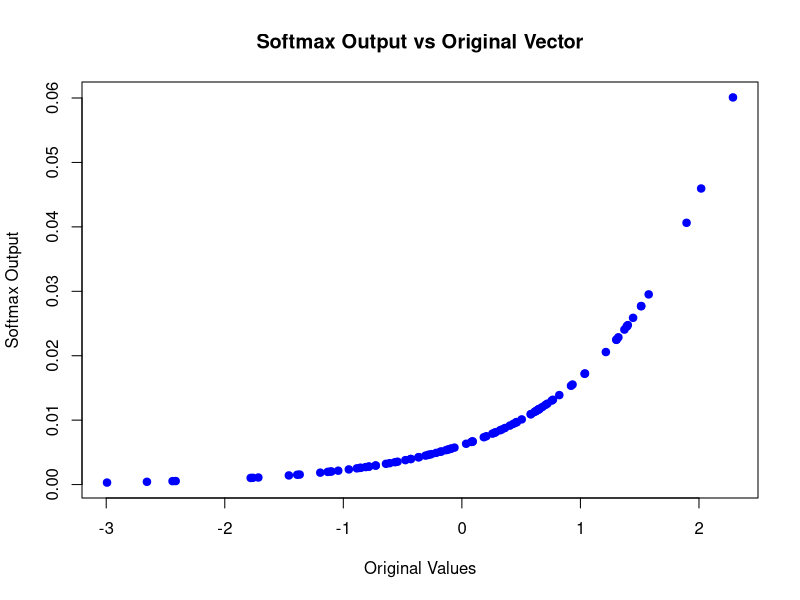

Generate this figure with R:
# Generate a random vector with 100 normally distributed random
# values (with zero average and standard deviation of one). Imple-
# ment the softmax function. Plot the result with the original vector
# on the x axis and the softmax output on the y axis.

set.seed(42)

# Solution

# Generating the vector 
x <- rnorm(100, mean = 0, sd = 1)

# Implementing softmax function
softmax <- function(z) {
  exp_z <- exp(z - max(z)) # For numerical stability
  exp_z / sum(exp_z)
}

y <- softmax(x)

# Drawing the results (not required)
plot(x, y, 
     main = "Softmax Output vs Original Vector", 
     xlab = "Original Values", 
     ylab = "Softmax Output", 
     pch = 19, col = "blue")